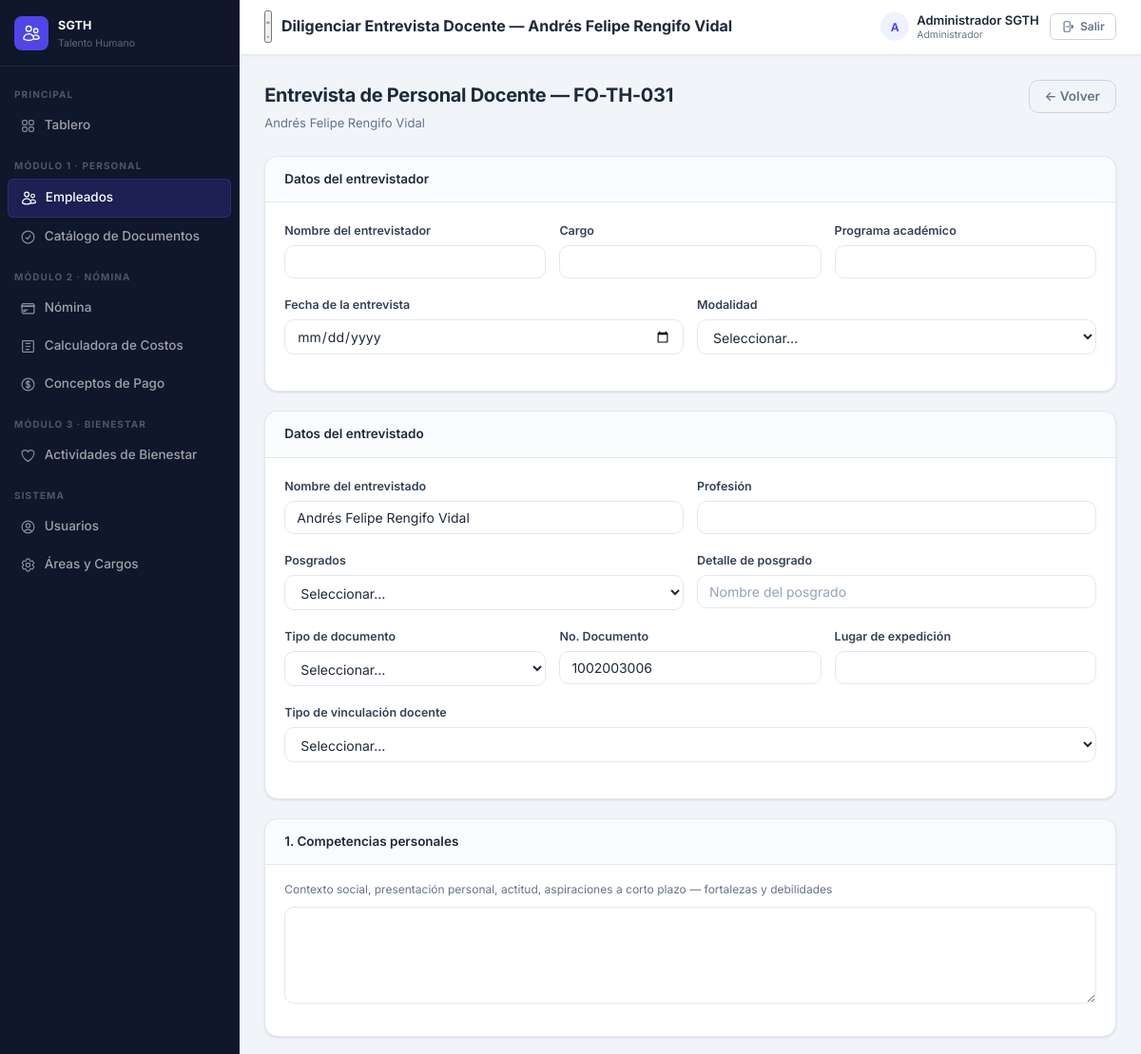
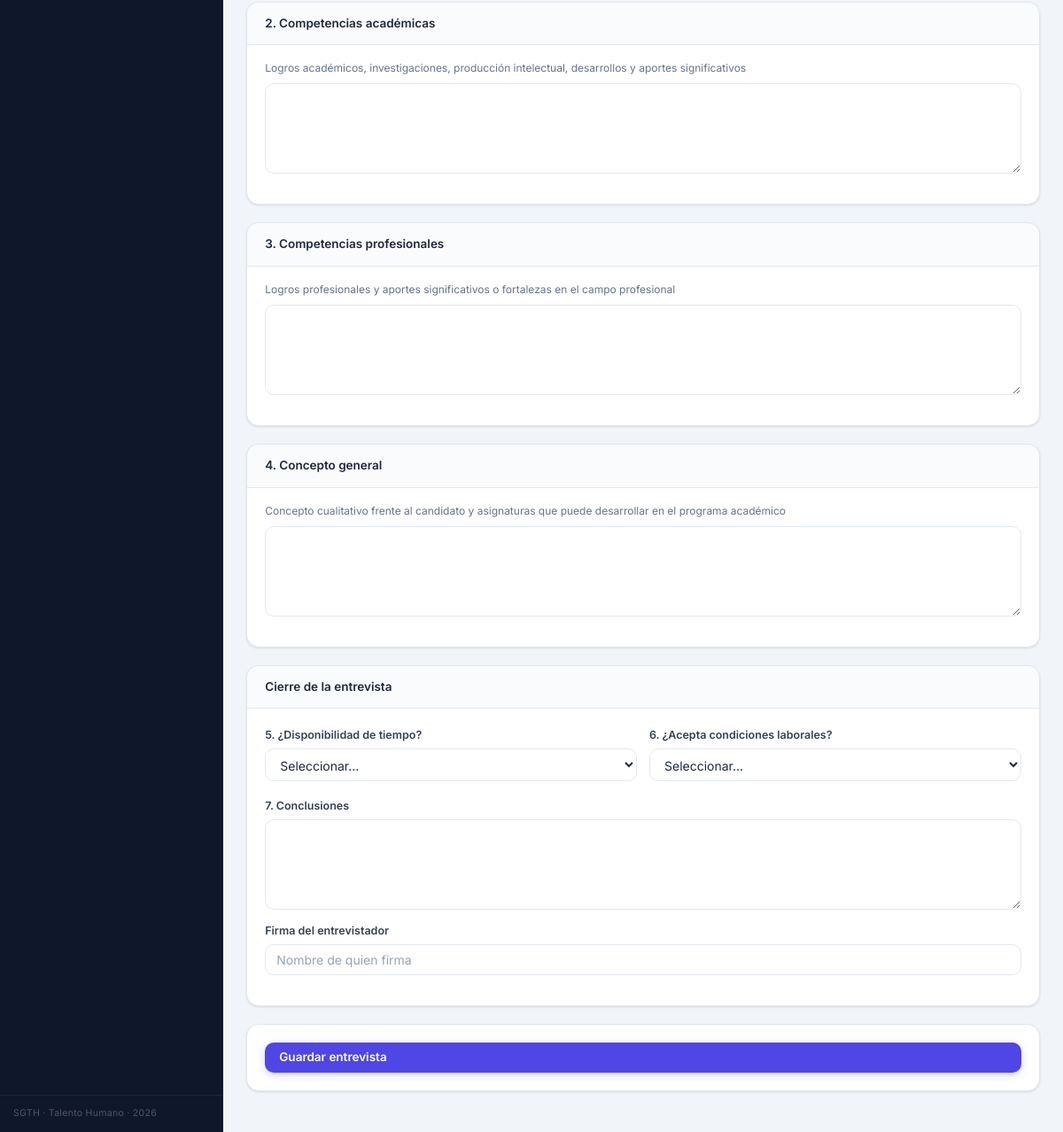
Screenshot of /public/empleados/6/entrevista-docente/editar (signed in) with the database file from the repository (2 pictures, top to bottom).
### tables this page shows
CREATE TABLE empleados (
  id                          INT AUTO_INCREMENT PRIMARY KEY,
  tipo_documento              ENUM('CC','CE','TI','PA') NOT NULL DEFAULT 'CC',
  numero_documento            VARCHAR(30) NOT NULL UNIQUE,
  nombres                     VARCHAR(100) NOT NULL,
  apellidos                   VARCHAR(100) NOT NULL,
  fecha_nacimiento            DATE NULL,
  genero                      ENUM('M','F','Otro') NULL,
  estado_civil                VARCHAR(30) NULL,
  direccion                   VARCHAR(200) NULL,
  telefono                    VARCHAR(30) NULL,
  email                       VARCHAR(120) NULL,
  cargo_id                    INT NULL,
  area_id                     INT NULL,
  fecha_ingreso               DATE NOT NULL,
  tipo_contrato               ENUM('termino_fijo','termino_indefinido','obra_labor','prestacion_servicios') NOT NULL DEFAULT 'termino_fijo',
  salario_base                DECIMAL(12,2) NOT NULL DEFAULT 0,
  eps                         VARCHAR(100) NULL,
  fondo_pension               VARCHAR(100) NULL,
  arl                         VARCHAR(100) NULL,
  tipo_sangre                 VARCHAR(5) NULL,
  contacto_emergencia_nombre  VARCHAR(120) NULL,
  contacto_emergencia_telefono VARCHAR(30) NULL,
  estado                      ENUM('activo','inactivo','retirado') NOT NULL DEFAULT 'activo',
  fecha_retiro                DATE NULL,
  foto_path                   VARCHAR(255) NULL,
  created_at                  TIMESTAMP DEFAULT CURRENT_TIMESTAMP,
  updated_at                  TIMESTAMP DEFAULT CURRENT_TIMESTAMP ON UPDATE CURRENT_TIMESTAMP,
  FOREIGN KEY (cargo_id) REFERENCES cargos(id) ON DELETE SET NULL,
  FOREIGN KEY (area_id) REFERENCES areas(id) ON DELETE SET NULL
);

### app/controllers/EntrevistaDocenteController.php (called while the page is built, shortened)
<?php
class EntrevistaDocenteController {
    private function obtenerEmpleado(string $id): array {
        $empleado = DB::fetch("
            SELECT e.*, c.nombre AS cargo, a.nombre AS area
            FROM empleados e
            LEFT JOIN cargos c ON c.id = e.cargo_id
            LEFT JOIN areas  a ON a.id = e.area_id
            WHERE e.id = ?
        ", [$id]);
        return $empleado;
    }
    public function formulario(string $id): void {
        $empleado   = $this->obtenerEmpleado($id);
        $entrevista = DB::fetch("SELECT * FROM entrevistas_docente WHERE empleado_id = ?", [$id]);
        View::render('entrevistas_docente.formulario', [
            'titulo'     => 'Diligenciar Entrevista Docente — ' . $empleado['nombres'] . ' ' . $empleado['apellidos'],
            'empleado'   => $empleado,
            'entrevista' => $entrevista,
        ]);
    }
}

### public/index.php (called while the page is built, shortened)
<?php
require_once ROOT . '/app/helpers/DB.php';
require_once ROOT . '/app/helpers/Router.php';
require_once ROOT . '/app/helpers/View.php';
$url = $_GET['url'] ?? '';
$url = trim($url, '/');
(new Router())->dispatch($url);

### app/helpers/DB.php (called while the page is built, shortened)
<?php
class DB {
    private static ?PDO $pdo = null;
    public static function connect(): PDO {
        if (self::$pdo === null) {
            $dsn = sprintf('mysql:host=%s;dbname=%s;charset=%s', DB_HOST, DB_NAME, DB_CHARSET);
            self::$pdo = new PDO($dsn, DB_USER, DB_PASS, [
                PDO::ATTR_ERRMODE            => PDO::ERRMODE_EXCEPTION,
                PDO::ATTR_DEFAULT_FETCH_MODE => PDO::FETCH_ASSOC,
                PDO::ATTR_EMULATE_PREPARES   => false,
            ]);
        }
        return self::$pdo;
    }
    public static function query(string $sql, array $p = []): PDOStatement {
        $stmt = self::connect()->prepare($sql);
        $stmt->execute($p);
        return $stmt;
    }
    public static function fetch(string $sql, array $p = []): ?array {
        return self::query($sql, $p)->fetch() ?: null;
    }
}

### app/views/entrevistas_docente/formulario.php (the view, shortened to what this page needs)
<div class="page-header">
  <div>
    <div class="page-title">Entrevista de Personal Docente — FO-TH-031</div>
    <div class="page-subtitle"><?= View::e($empleado['nombres'].' '.$empleado['apellidos']) ?></div>
  </div>
  <div class="page-actions">
    <a href="<?= APP_URL ?>/empleados/<?= $empleado['id'] ?>/entrevista-docente" class="btn btn-outline">← Volver</a>
  </div>
</div>
<form method="POST" action="<?= APP_URL ?>/empleados/<?= $empleado['id'] ?>/entrevista-docente/guardar">
  <div class="card">
    <div class="card-header"><div class="card-title">Datos del entrevistador</div></div>
    <div class="form-row">
      <label>Nombre del entrevistador
        <input type="text" name="nombre_entrevistador" value="<?= View::e($entrevista['nombre_entrevistador'] ?? '') ?>">
      </label>
      <label>Cargo
        <input type="text" name="cargo_entrevistador" value="<?= View::e($entrevista['cargo_entrevistador'] ?? '') ?>">
      </label>
      <label>Programa académico
        <input type="text" name="programa_academico" value="<?= View::e($entrevista['programa_academico'] ?? '') ?>">
      </label>
    </div>
    <div class="form-row">
      <label>Fecha de la entrevista
        <input type="date" name="fecha_entrevista" value="<?= View::e($entrevista['fecha_entrevista'] ?? '') ?>">
      </label>
      <label>Modalidad
        <select name="modalidad">
          <option value="">Seleccionar…</option>
        </select>
      </label>
    </div>
  </div>
  <div class="card">
    <div class="card-header"><div class="card-title">Datos del entrevistado</div></div>
    <div class="form-row">
      <label>Nombre del entrevistado
        <input type="text" name="nombre_entrevistado" value="<?= View::e($entrevista['nombre_entrevistado'] ?? ($empleado['nombres'].' '.$empleado['apellidos'])) ?>">
      </label>
      <label>Profesión
        <input type="text" name="profesion" value="<?= View::e($entrevista['profesion'] ?? '') ?>">
      </label>
    </div>
    <div class="form-row">
      <label>Posgrados
        <select name="posgrados_estado">
          <option value="">Seleccionar…</option>
        </select>
      </label>
      <label>Detalle de posgrado
        <input type="text" name="posgrados_detalle" value="<?= View::e($entrevista['posgrados_detalle'] ?? '') ?>" placeholder="Nombre del posgrado">
      </label>
    </div>
    <div class="form-row">
      <label>Tipo de documento
        <select name="doc_tipo">
          <option value="">Seleccionar…</option>
        </select>
      </label>
      <label>No. Documento
        <input type="text" name="doc_numero" value="<?= View::e($entrevista['doc_numero'] ?? ($empleado['numero_documento'] ?? '')) ?>">
      </label>
      <label>Lugar de expedición
        <input type="text" name="doc_lugar_expedicion" value="<?= View::e($entrevista['doc_lugar_expedicion'] ?? '') ?>">
      </label>
    </div>
    <div class="form-row">
      <label>Tipo de vinculación docente
        <select name="tipo_vinculacion_docente">
          <option value="">Seleccionar…</option>
        </select>
      </label>
    </div>
  </div>
  <div class="card">
    <div class="card-header"><div class="card-title">1. Competencias personales</div></div>
    <p class="text-muted" style="margin:-4px 0 8px;font-size:12px">Contexto social, presentación personal, actitud, aspiraciones a corto plazo — fortalezas y debilidades</p>
    <label>
      <textarea name="competencias_personales" rows="4"><?= View::e($entrevista['competencias_personales'] ?? '') ?></textarea>
    </label>
  </div>
  <div class="card">
    <div class="card-header"><div class="card-title">2. Competencias académicas</div></div>
    <p class="text-muted" style="margin:-4px 0 8px;font-size:12px">Logros académicos, investigaciones, producción intelectual, desarrollos y aportes significativos</p>
    <label>
      <textarea name="competencias_academicas" rows="4"><?= View::e($entrevista['competencias_academicas'] ?? '') ?></textarea>
    </label>
  </div>
  <div class="card">
    <div class="card-header"><div class="card-title">3. Competencias profesionales</div></div>
    <p class="text-muted" style="margin:-4px 0 8px;font-size:12px">Logros profesionales y aportes significativos o fortalezas en el campo profesional</p>
    <label>
      <textarea name="competencias_profesionales" rows="4"><?= View::e($entrevista['competencias_profesionales'] ?? '') ?></textarea>
    </label>
  </div>
  <div class="card">
    <div class="card-header"><div class="card-title">4. Concepto general</div></div>
    <p class="text-muted" style="margin:-4px 0 8px;font-size:12px">Concepto cualitativo frente al candidato y asignaturas que puede desarrollar en el programa académico</p>
    <label>
      <textarea name="concepto_general" rows="4"><?= View::e($entrevista['concepto_general'] ?? '') ?></textarea>
    </label>
  </div>
  <div class="card">
    <div class="card-header"><div class="card-title">Cierre de la entrevista</div></div>
    <div class="form-row">
      <label>5. ¿Disponibilidad de tiempo?
        <select name="disponibilidad_tiempo">
          <option value="">Seleccionar…</option>
        </select>
      </label>
      <label>6. ¿Acepta condiciones laborales?
        <select name="acepta_condiciones">
          <option value="">Seleccionar…</option>
        </select>
      </label>
    </div>
    <label>7. Conclusiones
      <textarea name="conclusiones" rows="4"><?= View::e($entrevista['conclusiones'] ?? '') ?></textarea>
    </label>
    <label style="margin-top:10px">Firma del entrevistador
      <input type="text" name="firma_entrevistador" value="<?= View::e($entrevista['firma_entrevistador'] ?? '') ?>" placeholder="Nombre de quien firma">
    </label>
  </div>
  <div class="card">
    <button type="submit" class="btn btn-primary" style="width:100%">Guardar entrevista</button>
  </div>
</form>

### app/helpers/Router.php (shortened to what this page needs)
<?php
class Router {
    private array $routes = [];
    public function dispatch(string $url): void {
        $url = trim($url, '/');
        foreach ($this->routes as $pattern => [$ctrl, $met]) {
            if (preg_match($pattern, $url, $m)) {
                array_shift($m);
                $this->run($ctrl, $met, array_values($m));
                return;
            }
        }
    }
    private function run(string $ctrl, string $met, array $params): void {
        $obj = new $ctrl();
        call_user_func_array([$obj, $met], $params);
    }
}

### public/assets/css/app.css (style rules this page uses)
*,*::before,*::after { box-sizing: border-box; margin: 0; padding: 0 }
:root { --primary: #1e3a5f; --primary-h: #162d4a; --blue: #4f46e5; --blue-h: #4338ca; --blue-bg: #eef2ff; --accent: #f59e0b; --success: #059669; --success-bg: #d1fae5; --success-txt: #065f46; --warning: #d97706; --warning-bg: #fef3c7; --warning-txt: #92400e; --danger: #dc2626; --danger-bg: #fee2e2; --danger-txt: #991b1b; --info: #0284c7; --info-bg: #e0f2fe; --bg: #f1f5f9; --surface: #ffffff; --surface2: #f8fafc; --border: #e2e8f0; --border-h: #cbd5e1; --txt: #1e293b; --txt2: #334155; --muted: #64748b; --faint: #94a3b8; --sidebar-w: 252px; --topbar-h: 57px; --r-sm: 6px; --r: 10px; --r-lg: 14px; --r-xl: 18px; --sh-xs: 0 1px 2px rgba(0,0,0,.05); --sh-sm: 0 1px 3px rgba(0,0,0,.08), 0 1px 2px rgba(0,0,0,.04); --sh: 0 4px 6px -1px rgba(0,0,0,.08), 0 2px 4px -2px rgba(0,0,0,.06); --font: 'Inter', 'Segoe UI', system-ui, -apple-system, sans-serif; --tr: .18s ease; }
html { font-size: 15px; }
body { font-family: var(--font); background: var(--bg); color: var(--txt); line-height: 1.6; -webkit-font-smoothing: antialiased; overflow-x: hidden; scroll-behavior: smooth; }
button, a, [role="button"] { -webkit-tap-highlight-color: transparent; }
.page-header { display: flex; align-items: flex-start; justify-content: space-between; margin-bottom: 24px; flex-wrap: wrap; gap: 12px; }
.page-title { font-size: 20px; font-weight: 700; color: var(--txt); letter-spacing: -.3px; }
.page-subtitle { font-size: 13px; color: var(--muted); margin-top: 3px; }
.page-actions { display: flex; gap: 8px; flex-wrap: wrap; align-items: center; }
.card { background: var(--surface); border: 1px solid var(--border); border-radius: var(--r-lg); padding: 20px; box-shadow: var(--sh-sm); margin-bottom: 20px; overflow: hidden; overflow: clip; }
.card-header { display: flex; align-items: center; justify-content: space-between; margin: -20px -20px 20px; padding: 13px 20px; border-bottom: 1px solid var(--border); background: #fafbfc; border-radius: calc(var(--r-lg) - 1px) calc(var(--r-lg) - 1px) 0 0; }
.card-title { font-size: 13.5px; font-weight: 600; color: var(--txt); }
.form-row { display: grid; grid-template-columns: repeat(auto-fit, minmax(200px, 1fr)); gap: 14px; margin-bottom: 4px; }
label { display: block; font-size: 12.5px; font-weight: 600; color: var(--txt2); margin-bottom: 14px; }
label input, label select, label textarea { display: block; width: 100%; margin-top: 5px; padding: 8px 12px; border: 1.5px solid var(--border); border-radius: var(--r); font-family: var(--font); font-size: 14px; color: var(--txt); background: #fff; outline: none; transition: border-color var(--tr), box-shadow var(--tr); }
label input::placeholder { color: var(--faint); }
label textarea { min-height: 88px; resize: vertical; line-height: 1.5; }
.btn { display: inline-flex; align-items: center; gap: 6px; padding: 8px 16px; border-radius: var(--r); font-family: var(--font); font-size: 13.5px; font-weight: 600; cursor: pointer; border: none; text-decoration: none; transition: background var(--tr), box-shadow var(--tr), transform var(--tr); white-space: nowrap; line-height: 1.3; }
.btn-primary { background: var(--blue); color: #fff; box-shadow: 0 1px 2px rgba(0,0,0,.08), 0 2px 8px rgba(79,70,229,.25); }
.btn-outline { background: transparent; border: 1.5px solid var(--border-h); color: var(--muted); box-shadow: none; }
.text-muted { color: var(--muted) !important; font-size: 13px; }

### public/assets/css/responsive.css (style rules this page uses)
:root { --bp-xs: 480px; --bp-sm: 640px; --bp-md: 768px; --bp-lg: 1024px; --bp-xl: 1280px; }

### rows the page displays
empleados: nombres+apellidos "Andrés Felipe Rengifo Vidal", nombre_entrevistado "Andrés Felipe Rengifo Vidal", doc_numero "1002003006"
